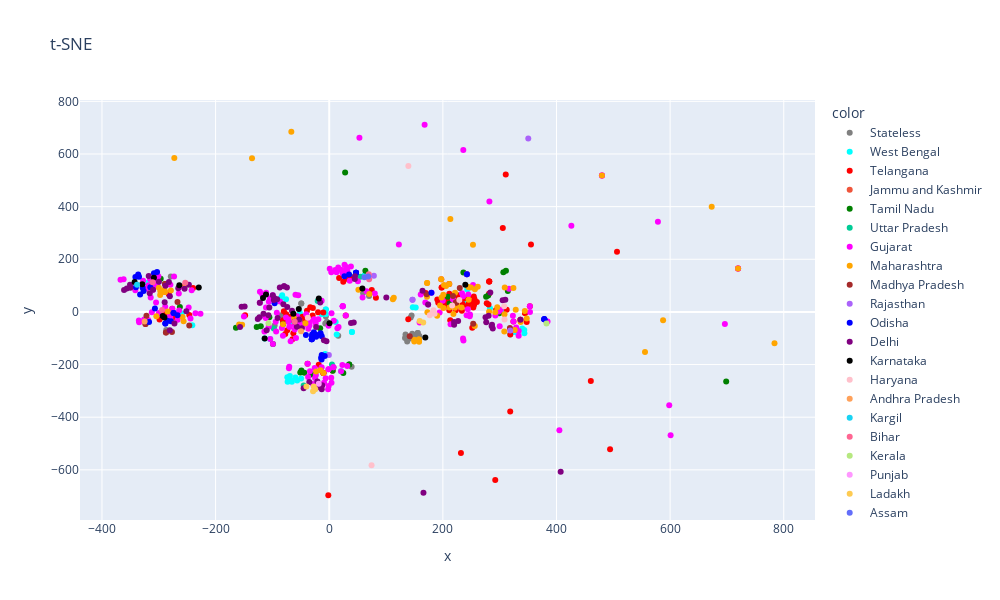
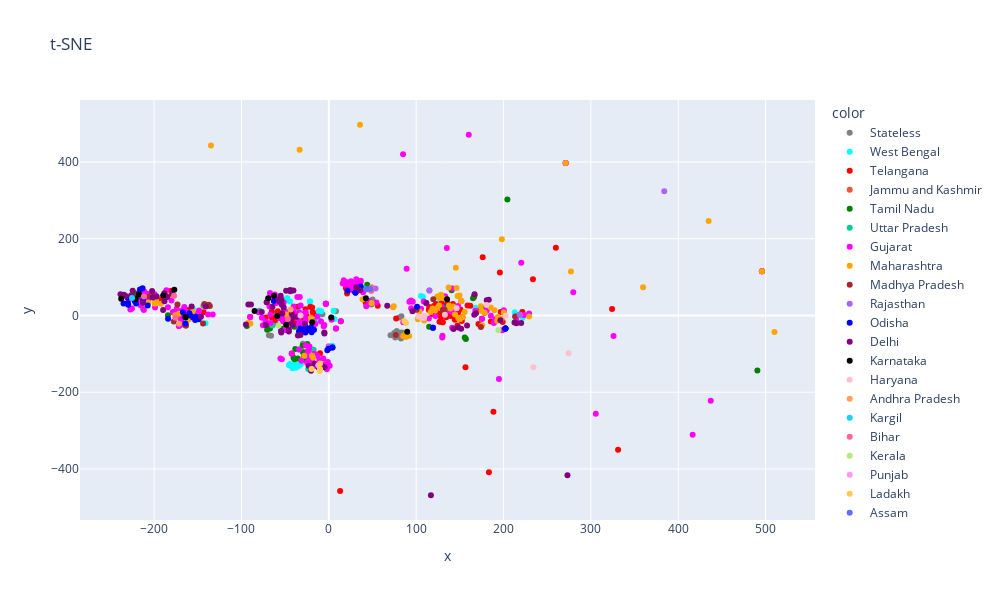
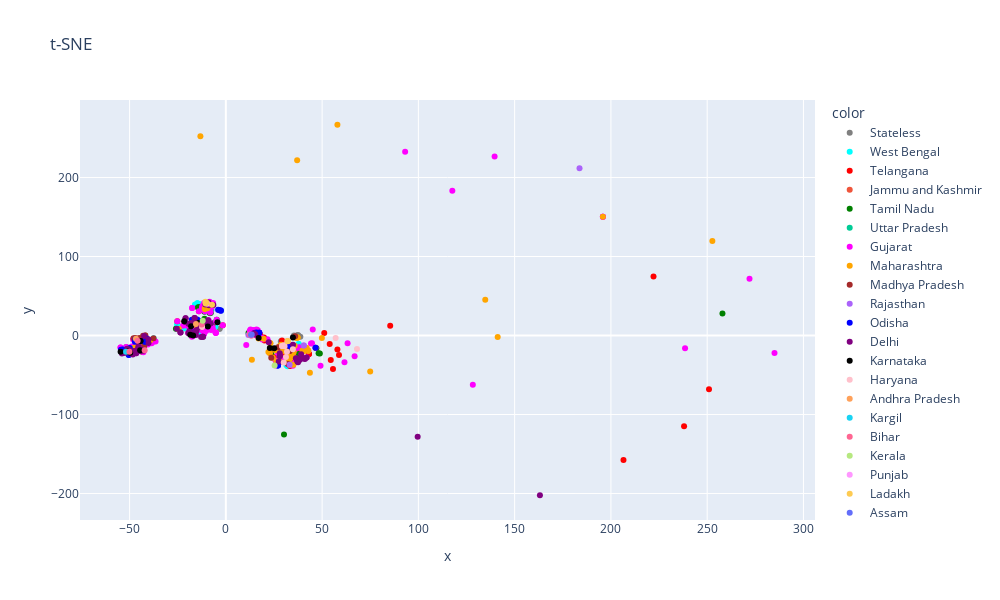
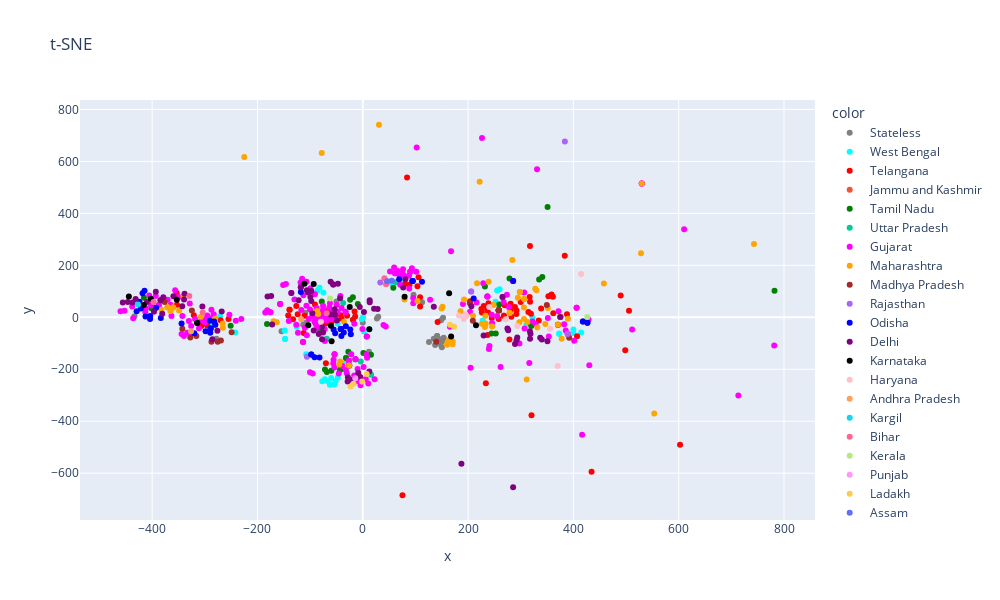

Notebook code cell kept with these figures, in order:
### Markdown cell above
# t-SNE

Now this time you will be expected to write more than just 3 lines of the code to get the t-SNE plot for this data. Make sure you play with the **perplexity** values enough to appreciate the algorithm. I hope you are able to retrieve the 3 observations and make some new ones from the plot.

---

You are encouraged to also implement **ISOMAP (from Lab-4)** and try to get more insights from the plots.

### Code cell
from sklearn.manifold import TSNE
random_state = 0
# perplexity = 40
n_iter = 10000
# n_components = 2  # Its by default is 2
for _ in range(25, 61, 5):
  model = TSNE(random_state=random_state, perplexity=_, n_iter=n_iter)
  tsne_data = model.fit_transform(df)
  final_df = pd.DataFrame(columns=["StrainID", "X", "Y", "State"])
  pca_df = pd.DataFrame(pca_data, index=[*sequences_name], columns = labels_all)

  i = 0
  for sample in pca_df.index:

    dicti = dict()

    dicti["StrainID"] = sample
    dicti["X"] = tsne_data[i][0]
    dicti["Y"] = tsne_data[i][1]
    dicti["State"] = data[data["StrainID"]==sample]["State"].tolist()[0]

    final_df = pd.concat([final_df, pd.DataFrame([dicti])], ignore_index=True)
    i+=1
  for_x = final_df.X.tolist()
  for_y = final_df.Y.tolist()
  for_states = final_df.State.tolist()
  for_hover = final_df.StrainID.tolist()

  fig = px.scatter(x=for_x, y=for_y, color=for_states, title="t-SNE", height=600, width=1000,
                  color_discrete_map={
                  "Stateless": "grey",
                  "Tamil Nadu": "green",
                  "Telangana": "red",
                  "Maharashtra": "orange",
                  "Gujarat": "magenta",
                  "Delhi": "purple",
                  "West Bengal": "aqua",
                  "Haryana": "pink",
                  "Odisha": "blue",
                  "Madhya Pradesh": "brown",
                  "Karnataka": "black"})

  print("Perplexity : ", _)
  fig.show()
